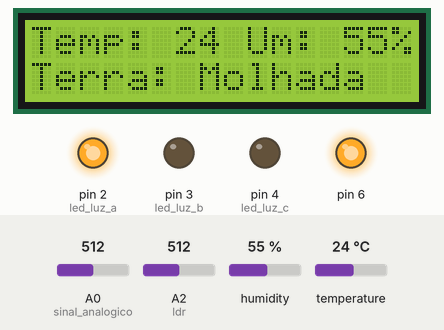
Simulated run of this sketch. Board: Arduino Uno, built with avr-gcc and run on an emulated ATmega328P. On the bench: 16×2 character LCD, output pins drawn as LEDs (lit = HIGH). Wiring (inferred from the names in the program): DHT22 sensor: data A1. The inputs (shaded band) are chosen by the test bench; at power-on: A0 (sinal_analogico) = 512, A2 (ldr) = 512, humidity 55 %, temperature 24 °C. What the sketch prints to the serial monitor is not drawn.

Above: at 1.2 s.
1.3 s: A0 (sinal_analogico) set to 390
At 2.2 s:
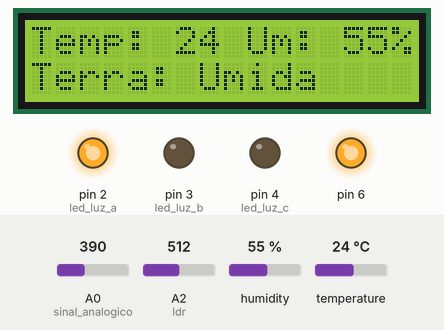
4.2 s: A0 (sinal_analogico) set to 810
At 9.9 s:
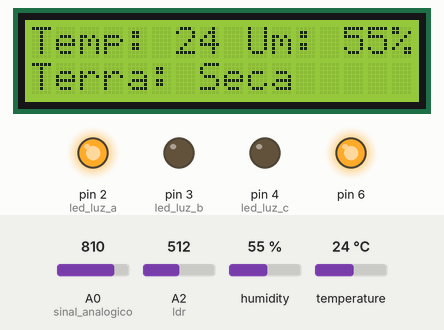
10.0 s: A2 (ldr) set to 485
At 11.7 s:
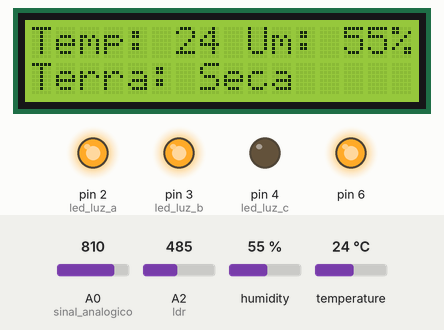
14.7 s: humidity set to 22 %
At 18.4 s:
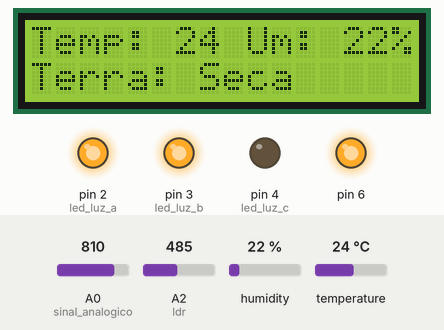
18.5 s: A0 (sinal_analogico) set to 782
At 21.1 s:
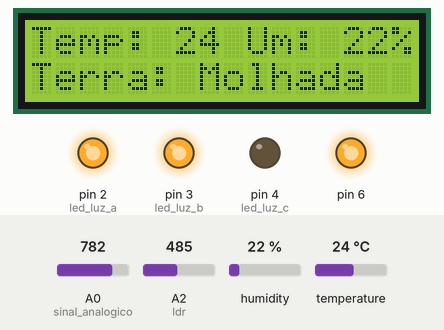
24.2 s: A0 (sinal_analogico) set to 414
26.3 s: A0 (sinal_analogico) set to 400
At 28.2 s:
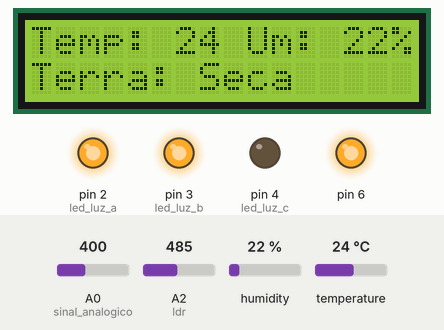
Timing chart, 0 to 29.7 s (numbered marks = the images above; inputs shaded):
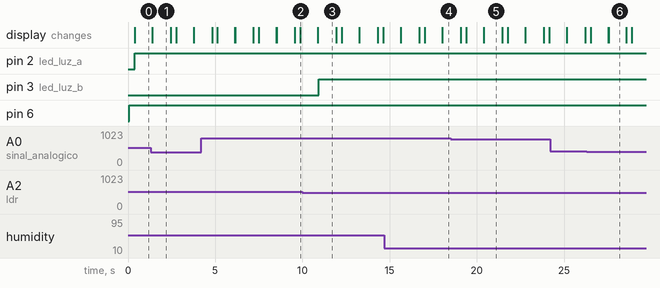

Measured:
- the behaviour switches between 500 and 499 on A2 (ldr) (found by bisection; images 2 and 3)
- the behaviour switches between 800 and 799 on A0 (sinal_analogico) (found by bisection; images 4 and 5)
- the behaviour switches between 401 and 400 on A0 (sinal_analogico) (found by bisection; images 5 and 6)
- after the input at 1.3 s, the display: first differs from a run without the input after 0.09 s (image 1)
- after the input at 4.2 s, the display: first differs from a run without the input after 0.93 s (image 2)
- after the input at 10.0 s, pin 3 (led_luz_b): LOW → HIGH after 0.94 s
- after the input at 14.7 s, the display: first differs from a run without the input after 2.3 s (image 4)
- after the input at 18.5 s, the display: first differs from a run without the input after 0.89 s (image 5)
- after the input at 26.3 s, the display: first differs from a run without the input after 1.3 s (image 6)

The sketch:

sketch_reportagro_b.ino
```cpp
#include <DHT.h>
#include <LiquidCrystal.h>

int valor_analogico_solo;
int valor_analogico_luz;
int ldr  = A2;
#define sinal_analogico A0
#define sinal_analogico_2 A1
//Define a ligação ao pino de dados do sensor
#define DHTPIN A1
//Define o tipo de sensor DHT utilizado
#define DHTTYPE DHT22
#define DEBUG true
#define led_luz_a 2
#define led_luz_b 3
#define led_luz_c 4
//Define os pinos que serão ligados ao LCD
LiquidCrystal lcd(12, 11, 10, 9, 8, 7);
DHT dht(DHTPIN, DHTTYPE);
void setup() {

  Serial.begin(9600);

  lcd.begin(16,2); //Inicializa LCD
  lcd.clear(); //Limpa o LCD

  pinMode(sinal_analogico, INPUT);
  pinMode(sinal_analogico_2, INPUT);
  pinMode(6, OUTPUT);

  Serial.println("Iniciando....");
  dht.begin();

    // pinMode Luminosidade
  pinMode(led_luz_a, OUTPUT);
  pinMode(led_luz_b, OUTPUT);
  pinMode(led_luz_c, OUTPUT);
}

void loop() {
  digitalWrite(6, HIGH);
  valor_analogico_solo = analogRead(sinal_analogico);

  // LED VERDE
   if (valor_analogico_solo > 0 && valor_analogico_solo < 400){
    Serial.println("Status: Solo umido");
  }

  // LED AMARELO
   if (valor_analogico_solo > 400 && valor_analogico_solo < 800){
    Serial.println("Status: Umidade moderada");
  }

  // LED VERMELHO
  if (valor_analogico_solo > 800 && valor_analogico_solo < 1024){
    Serial.println("Status: Solo seco");
  }

  float humidity = dht.readHumidity(); //Le o valor da umidade
  float temperature = dht.readTemperature(); //Le o valor da temperatura
  Serial.print("Umidade: ");
  Serial.println(humidity);
  Serial.print("Temperatura: ");
  Serial.print(temperature);
  Serial.println(" graus.");

  lcd.setCursor(0,0);
  lcd.print("Temp: ");
  lcd.setCursor(6,0);
  lcd.print(temperature,0);
  lcd.setCursor(9,0);
  lcd.print("Um: ");
  lcd.setCursor(13,0);
  lcd.print(humidity,0);
  lcd.setCursor(15,0);
  lcd.print("%");


  if (valor_analogico_solo > 0 && valor_analogico_solo < 400){
    lcd.setCursor(0,1);
    lcd.print("Terra: Umida");
  } else if (valor_analogico_solo > 400 && valor_analogico_solo < 800){
    lcd.setCursor(0,1);
    lcd.print("Terra: Molhada");
  } else {
    lcd.setCursor(0,1);
    lcd.print("Terra: Seca");
  }

  // ========================================= Sensor de Luz ============================================//

  valor_analogico_luz = analogRead(ldr);
  Serial.print("Leitura de 0 a 1023: ");
  Serial.println(valor_analogico_luz);

  if(valor_analogico_luz >= 160 && valor_analogico_luz < 300) {
    Serial.println("Status: Alta Incidencia de luz");
    apagaleds();
    digitalWrite(led_luz_a, HIGH);
    digitalWrite(led_luz_b, HIGH);
    digitalWrite(led_luz_c, HIGH);
  }

  if(valor_analogico_luz >= 300 && valor_analogico_luz < 500) {
    Serial.println("Status: Media Incidencia de luz");
    apagaleds();
    digitalWrite(led_luz_a, HIGH);
    digitalWrite(led_luz_b, HIGH);
    digitalWrite(led_luz_c, LOW);
  }

  if(valor_analogico_luz >= 500 && valor_analogico_luz < 1024) {
    Serial.println("Status: Baixa Incidencia de luz");
    apagaleds();
    digitalWrite(led_luz_a, HIGH);
    digitalWrite(led_luz_b, LOW);
    digitalWrite(led_luz_c, LOW);
  }


  delay(1000);
  lcd.clear();
}
 void apagaleds(){
  digitalWrite(led_luz_a, LOW);
  digitalWrite(led_luz_b, LOW);
  digitalWrite(led_luz_c, LOW);
}
```
